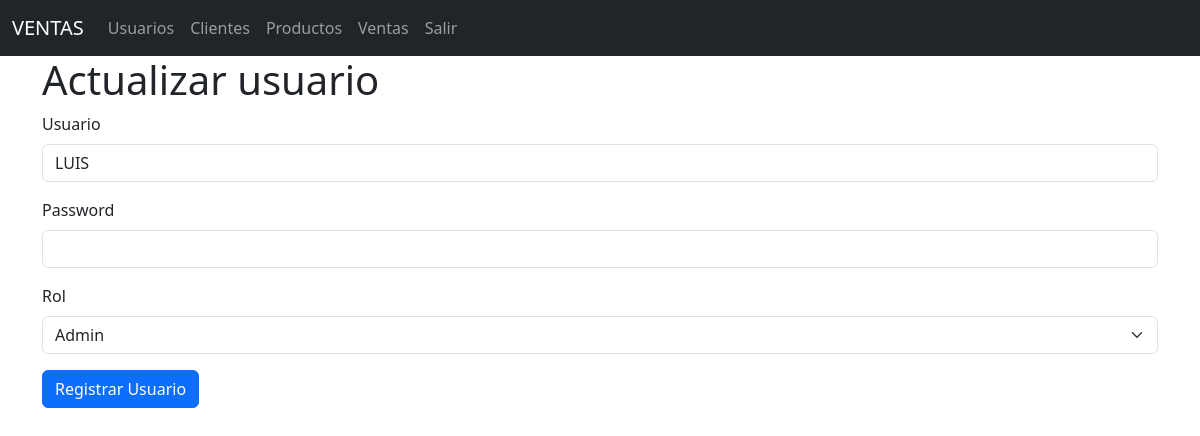
Page /usuarios/edit/1 on the earlier database version.
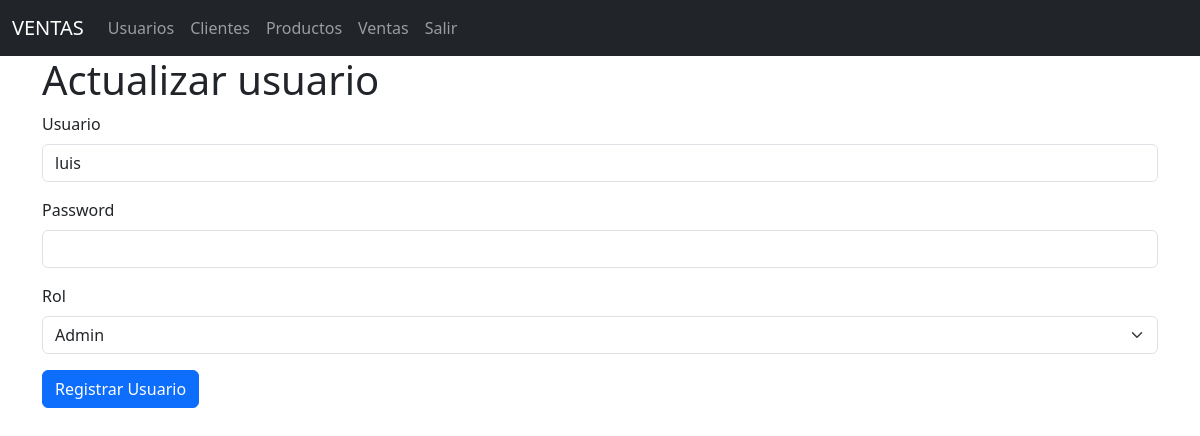
Same page on the later database version.
### models/usuario_model.py (models this page shows, shortened)
class Usuario(db.Model):
    __tablename__ = "usuarios"
    id = db.Column(db.Integer, primary_key=True)
    username = db.Column(db.String(20), nullable=False, unique=True)
    password = db.Column(db.String(128), nullable=False)  # Longitud suficiente para hash
    rol = db.Column(db.String(20), nullable=False)
    @staticmethod
    def get_by_id(id):
        return Usuario.query.get(id)

### controllers/usuario_controller.py (the view)
@usuario_bp.route("/edit/<int:id>",methods=['GET','POST'])
def edit(id):
    usuario = Usuario.get_by_id(id)
    if request.method == 'POST':
        username = request.form['username']
        password = request.form['password']
        rol = request.form['rol']
        usuario.update(username=username, password=password,rol=rol)
        return redirect(url_for('usuario.index'))
    return usuario_view.edit(usuario)

### run.py (called while the page is built)
@app.context_processor
def inject_active_path():
    def is_active(path):
        return 'active' if request.path == path else ''
    return dict(is_active=is_active)

### views/usuario_view.py (called while the page is built)
def edit(usuario):
    return render_template('usuarios/edit.html',usuario=usuario)

### templates/usuarios/edit.html (shortened to what this page needs)
{% extends 'base.html' %}
{% block content %}
<h1>Actualizar usuario</h1>
<form action="{{url_for('usuario.edit',id=usuario.id)}}" method="POST">
      <div class="mb-3">
       <label for="" class="form-label">Usuario</label>
       <input type="text" class="form-control" name="username" value="{{ usuario.username }}" required>
   </div>
      <div class="mb-3">
       <label for="" class="form-label">Password</label>
       <input type="password" class="form-control" name="password" >
   </div>
      <div class="mb-3">
       <label for="" class="form-label">Rol</label>
       <select name="rol" class="form-select" required>
        <option value="admin" {% if usuario.rol == 'admin'%}selected{% endif%}>Admin</option>
       </select>
    </div>
    <button type="submit" class="btn btn-primary">Registrar Usuario</button>
</form>
{% endblock %}

Differences in the rows shown:
changed Usuario "Admin": username "LUIS" → "luis"
